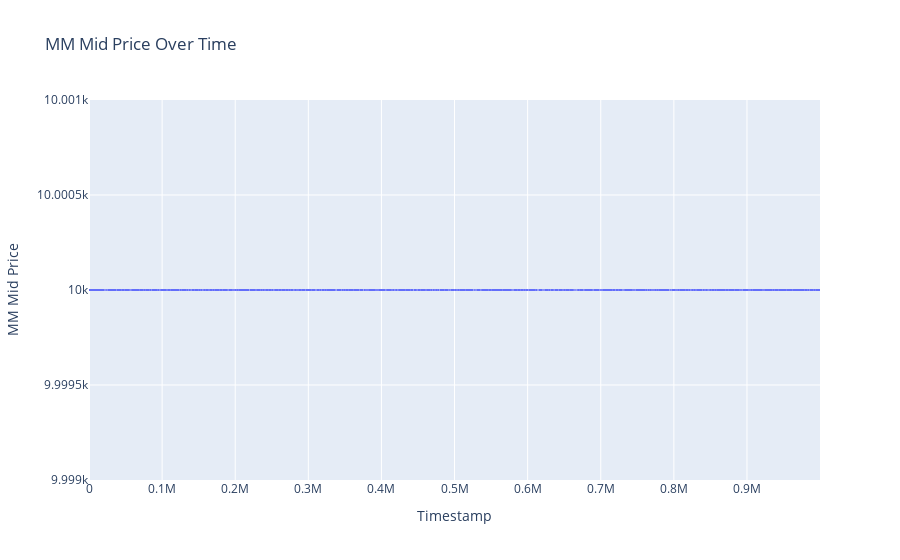

The notebook cell saved with this chart:
### Code cell
# Create the plot using Plotly Express
fig = px.line(rainforest_data, x='timestamp', y='mm_mid', title='MM Mid Price Over Time')

# Customize the layout
fig.update_layout(
    xaxis_title='Timestamp',
    yaxis_title='MM Mid Price',
)

# Display the plot
fig.show()

### Figure 1 — Plotly figure (JSON) as saved in the notebook; plotly's stock layout.template omitted (floating-point values rounded to 4 significant figures; data arrays with more than 128 entries replaced by an {"elided": "..."} marker saying what was removed)
{"data": [{"hovertemplate": "timestamp=%{x}<br>mm_mid=%{y}<extra></extra>", "legendgroup": "", "line": {"color": "#636efa", "dash": "solid"}, "marker": {"symbol": "circle"}, "mode": "lines", "name": "", "showlegend": false, "type": "scattergl", "x": {"elided": "10000 int values"}, "xaxis": "x", "y": {"elided": "10000 float values"}, "yaxis": "y"}], "layout": {"legend": {"tracegroupgap": 0}, "title": {"text": "MM Mid Price Over Time"}, "xaxis": {"anchor": "y", "domain": [0, 1], "title": {"text": "Timestamp"}}, "yaxis": {"anchor": "x", "domain": [0, 1], "title": {"text": "MM Mid Price"}}}}
